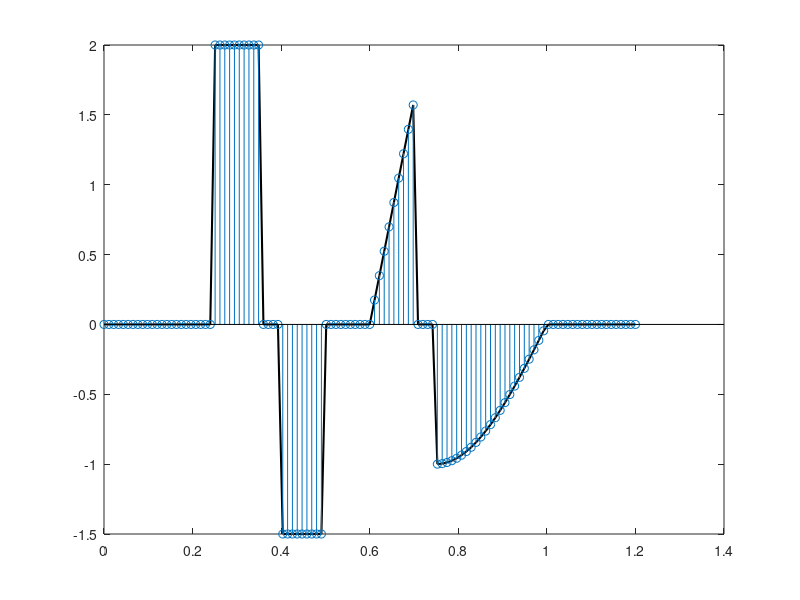

Here is the MATLAB script that generated this plot:
n = 111;

x = linspace(0,1.2,n);

f = zeros(1,length(x)).';

L = zeros(n-1,n);

l = 0;

v_temp = zeros(1,n);
v_temp(1:2) = [-1,1];

for ii = 1:length(x)
   if(x(ii)> 0.25) && (x(ii)<=0.35)
       f(ii) = 2;
   elseif (x(ii) >0.4) && (x(ii) <0.5)
       f(ii) = -1.5;
   elseif (x(ii)> 0.6)&&(x(ii) <0.7)
       f(ii) = 8*(2*x(ii) -1.2);
   elseif (x(ii) >0.75) &&(x(ii)<=1)
       f(ii) = sin(2*pi*x(ii))   ;
   end
end


for ii = 1:n-1
   L(ii,:) = v_temp(1:n);
   v_temp = circshift(v_temp,1); 
end


L2norm = norm(f)^2;

L1norm = sum(abs(f));

LF_l1norm = sum(abs(L*f));

LF_l2norm = norm(L*f)^2;

figure(1)
 clf
 plot(x,f,'k','LineWidth',1.5)
 hold on
 stem(x,f)

